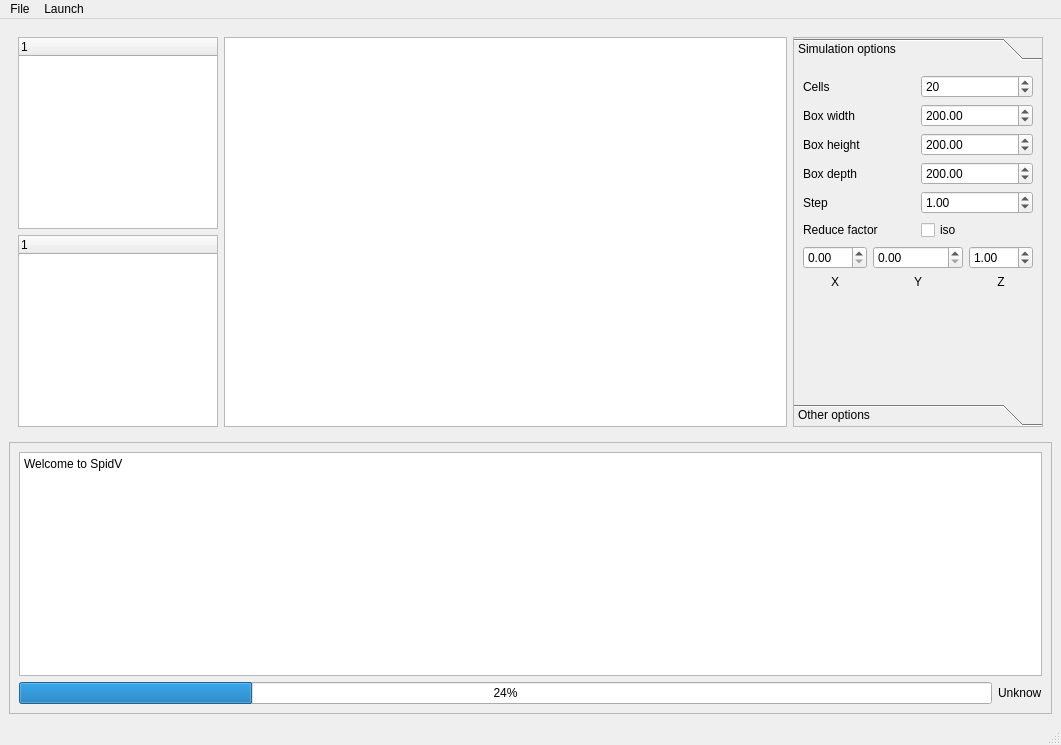
<?xml version="1.0" encoding="UTF-8"?>
<ui version="4.0">
 <class>MainWindowClass</class>
 <widget class="QMainWindow" name="MainWindowClass">
  <property name="geometry">
   <rect>
    <x>0</x>
    <y>0</y>
    <width>1061</width>
    <height>745</height>
   </rect>
  </property>
  <property name="windowTitle">
   <string>MainWindow</string>
  </property>
  <widget class="QWidget" name="centralwidget">
   <layout class="QGridLayout" name="gridLayout">
    <item row="0" column="0">
     <widget class="QWidget" name="widget" native="true">
      <layout class="QGridLayout" name="gridLayout_3">
       <item row="0" column="0">
        <widget class="QTreeWidget" name="CellTree">
         <property name="maximumSize">
          <size>
           <width>200</width>
           <height>16777215</height>
          </size>
         </property>
         <property name="lineWidth">
          <number>1</number>
         </property>
         <column>
          <property name="text">
           <string notr="true">1</string>
          </property>
         </column>
        </widget>
       </item>
       <item row="1" column="0">
        <widget class="QTreeWidget" name="treeWidget">
         <property name="maximumSize">
          <size>
           <width>200</width>
           <height>16777215</height>
          </size>
         </property>
         <column>
          <property name="text">
           <string notr="true">1</string>
          </property>
         </column>
        </widget>
       </item>
       <item row="0" column="1" rowspan="2">
        <widget class="QGraphicsView" name="graphicsView">
         <property name="sizePolicy">
          <sizepolicy hsizetype="Expanding" vsizetype="Expanding">
           <horstretch>0</horstretch>
           <verstretch>0</verstretch>
          </sizepolicy>
         </property>
         <property name="frameShape">
          <enum>QFrame::StyledPanel</enum>
         </property>
        </widget>
       </item>
       <item row="0" column="2" rowspan="2">
        <widget class="QToolBox" name="RightToolbox">
         <property name="enabled">
          <bool>true</bool>
         </property>
         <property name="sizePolicy">
          <sizepolicy hsizetype="Ignored" vsizetype="Preferred">
           <horstretch>0</horstretch>
           <verstretch>0</verstretch>
          </sizepolicy>
         </property>
         <property name="maximumSize">
          <size>
           <width>250</width>
           <height>16777215</height>
          </size>
         </property>
         <property name="frameShape">
          <enum>QFrame::StyledPanel</enum>
         </property>
         <property name="currentIndex">
          <number>0</number>
         </property>
         <widget class="QWidget" name="simopt">
          <property name="geometry">
           <rect>
            <x>0</x>
            <y>0</y>
            <width>254</width>
            <height>313</height>
           </rect>
          </property>
          <attribute name="label">
           <string>Simulation options</string>
          </attribute>
          <layout class="QGridLayout" name="gridLayout_2">
           <item row="0" column="0">
            <widget class="QLabel" name="nbcellslab">
             <property name="text">
              <string>Cells</string>
             </property>
            </widget>
           </item>
           <item row="0" column="2" colspan="2">
            <widget class="QSpinBox" name="spinNbcells">
             <property name="maximum">
              <number>999</number>
             </property>
             <property name="value">
              <number>20</number>
             </property>
            </widget>
           </item>
           <item row="1" column="0">
            <widget class="QLabel" name="boxsizelab">
             <property name="text">
              <string>Box width</string>
             </property>
            </widget>
           </item>
           <item row="1" column="2" colspan="2">
            <widget class="QDoubleSpinBox" name="spinDepth">
             <property name="maximum">
              <double>9999.989999999999782</double>
             </property>
             <property name="value">
              <double>200.000000000000000</double>
             </property>
            </widget>
           </item>
           <item row="2" column="0">
            <widget class="QLabel" name="label_3">
             <property name="text">
              <string>Box height</string>
             </property>
            </widget>
           </item>
           <item row="2" column="2" colspan="2">
            <widget class="QDoubleSpinBox" name="spinWidth">
             <property name="maximum">
              <double>9999.989999999999782</double>
             </property>
             <property name="value">
              <double>200.000000000000000</double>
             </property>
            </widget>
           </item>
           <item row="3" column="0">
            <widget class="QLabel" name="label_4">
             <property name="text">
              <string>Box depth</string>
             </property>
            </widget>
           </item>
           <item row="3" column="2" colspan="2">
            <widget class="QDoubleSpinBox" name="spinHeight">
             <property name="maximum">
              <double>9999.989999999999782</double>
             </property>
             <property name="value">
              <double>200.000000000000000</double>
             </property>
            </widget>
           </item>
           <item row="4" column="0">
            <widget class="QLabel" name="label">
             <property name="text">
              <string>Step</string>
             </property>
            </widget>
           </item>
           <item row="4" column="2" colspan="2">
            <widget class="QDoubleSpinBox" name="doubleSpinBox">
             <property name="maximum">
              <double>200.000000000000000</double>
             </property>
             <property name="singleStep">
              <double>0.100000000000000</double>
             </property>
             <property name="value">
              <double>1.000000000000000</double>
             </property>
            </widget>
           </item>
           <item row="5" column="0" colspan="2">
            <widget class="QLabel" name="label_2">
             <property name="text">
              <string>Reduce factor</string>
             </property>
            </widget>
           </item>
           <item row="5" column="2">
            <widget class="QCheckBox" name="checkBox">
             <property name="text">
              <string>iso</string>
             </property>
            </widget>
           </item>
           <item row="6" column="0">
            <widget class="QDoubleSpinBox" name="doubleSpinBox_2">
             <property name="maximum">
              <double>300.000000000000000</double>
             </property>
            </widget>
           </item>
           <item row="6" column="1" colspan="2">
            <widget class="QDoubleSpinBox" name="doubleSpinBox_3">
             <property name="maximum">
              <double>300.000000000000000</double>
             </property>
            </widget>
           </item>
           <item row="6" column="3">
            <widget class="QDoubleSpinBox" name="doubleSpinBox_4">
             <property name="maximum">
              <double>300.000000000000000</double>
             </property>
             <property name="value">
              <double>1.000000000000000</double>
             </property>
            </widget>
           </item>
           <item row="7" column="0">
            <widget class="QLabel" name="label_5">
             <property name="text">
              <string>X</string>
             </property>
             <property name="alignment">
              <set>Qt::AlignCenter</set>
             </property>
            </widget>
           </item>
           <item row="7" column="1" colspan="2">
            <widget class="QLabel" name="label_6">
             <property name="text">
              <string>Y</string>
             </property>
             <property name="alignment">
              <set>Qt::AlignCenter</set>
             </property>
            </widget>
           </item>
           <item row="7" column="3">
            <widget class="QLabel" name="label_7">
             <property name="text">
              <string>Z</string>
             </property>
             <property name="alignment">
              <set>Qt::AlignCenter</set>
             </property>
            </widget>
           </item>
           <item row="8" column="1">
            <spacer name="verticalSpacer">
             <property name="orientation">
              <enum>Qt::Vertical</enum>
             </property>
             <property name="sizeHint" stdset="0">
              <size>
               <width>20</width>
               <height>40</height>
              </size>
             </property>
            </spacer>
           </item>
          </layout>
         </widget>
         <widget class="QWidget" name="othopt">
          <property name="geometry">
           <rect>
            <x>0</x>
            <y>0</y>
            <width>248</width>
            <height>326</height>
           </rect>
          </property>
          <attribute name="label">
           <string>Other options</string>
          </attribute>
         </widget>
        </widget>
       </item>
      </layout>
     </widget>
    </item>
    <item row="1" column="0">
     <widget class="QFrame" name="frame">
      <property name="minimumSize">
       <size>
        <width>0</width>
        <height>100</height>
       </size>
      </property>
      <property name="frameShape">
       <enum>QFrame::StyledPanel</enum>
      </property>
      <property name="frameShadow">
       <enum>QFrame::Raised</enum>
      </property>
      <layout class="QGridLayout" name="gridLayout_4">
       <item row="0" column="0" colspan="2">
        <widget class="QPlainTextEdit" name="LogPanel">
         <property name="readOnly">
          <bool>true</bool>
         </property>
         <property name="plainText">
          <string>Welcome to SpidV</string>
         </property>
        </widget>
       </item>
       <item row="1" column="0">
        <widget class="QProgressBar" name="ProcessProgressBar">
         <property name="value">
          <number>24</number>
         </property>
        </widget>
       </item>
       <item row="1" column="1">
        <widget class="QLabel" name="ProcessStatus">
         <property name="text">
          <string>Unknow</string>
         </property>
        </widget>
       </item>
      </layout>
     </widget>
    </item>
   </layout>
  </widget>
  <widget class="QMenuBar" name="menubar">
   <property name="geometry">
    <rect>
     <x>0</x>
     <y>0</y>
     <width>1061</width>
     <height>25</height>
    </rect>
   </property>
   <widget class="QMenu" name="menuFile">
    <property name="title">
     <string>File</string>
    </property>
   </widget>
   <widget class="QMenu" name="menuLaunch">
    <property name="title">
     <string>Launch</string>
    </property>
    <addaction name="actionRun"/>
   </widget>
   <addaction name="menuFile"/>
   <addaction name="menuLaunch"/>
  </widget>
  <widget class="QStatusBar" name="statusbar"/>
  <action name="actionRun">
   <property name="icon">
    <iconset resource="icones.qrc">
     <normaloff>:/icoRun/fleche verte.gif</normaloff>:/icoRun/fleche verte.gif</iconset>
   </property>
   <property name="text">
    <string>Run</string>
   </property>
   <property name="iconVisibleInMenu">
    <bool>true</bool>
   </property>
  </action>
 </widget>
 <resources>
  <include location="icones.qrc"/>
 </resources>
 <connections/>
</ui>
